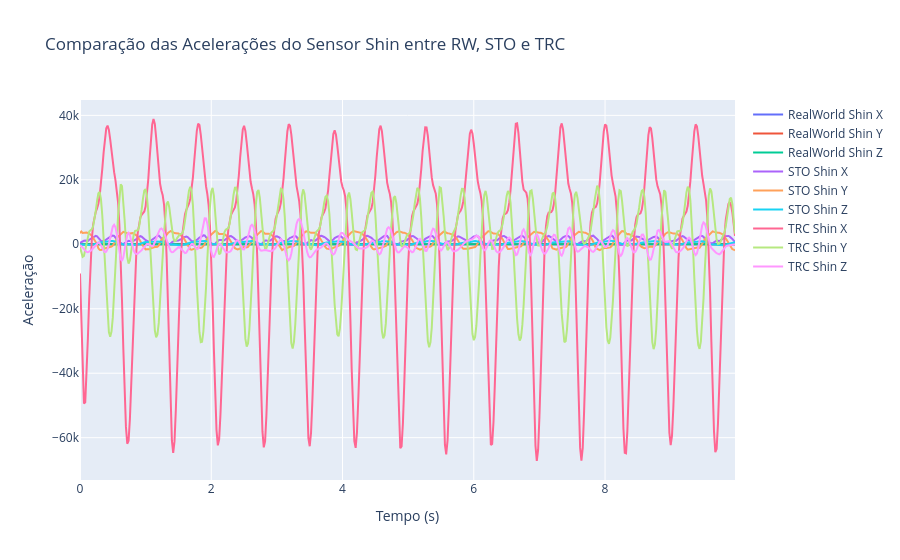

This figure's notebook cell:
### Code cell
# Agora vamos visualizar os dados do RealWorld, do arquivo .sto e do arquivo .trc para comparar as acelerações dos sensores
dom = 'shin'  # Podemos mudar para 'chest', 'forearm', 'head', 'thigh', 'shin', 'upperarm' ou 'waist' para comparar outros sensores
fig = go.Figure()
fig.add_trace(go.Scatter(x=df_RW['time'], y=df_RW[f'{dom}_X'], mode='lines', name=f'RealWorld {dom.capitalize()} X'))
fig.add_trace(go.Scatter(x=df_RW['time'], y=df_RW[f'{dom}_Y'], mode='lines', name=f'RealWorld {dom.capitalize()} Y'))
fig.add_trace(go.Scatter(x=df_RW['time'], y=df_RW[f'{dom}_Z'], mode='lines', name=f'RealWorld {dom.capitalize()} Z'))
fig.add_trace(go.Scatter(x=df_sto['time'], y=df_sto[f'{dom}_X'], mode='lines', name=f'STO {dom.capitalize()} X'))
fig.add_trace(go.Scatter(x=df_sto['time'], y=df_sto[f'{dom}_Y'], mode='lines', name=f'STO {dom.capitalize()} Y'))
fig.add_trace(go.Scatter(x=df_sto['time'], y=df_sto[f'{dom}_Z'], mode='lines', name=f'STO {dom.capitalize()} Z'))
fig.add_trace(go.Scatter(x=df_trc['time'], y=df_trc[f'{dom}_X'], mode='lines', name=f'TRC {dom.capitalize()} X'))
fig.add_trace(go.Scatter(x=df_trc['time'], y=df_trc[f'{dom}_Y'], mode='lines', name=f'TRC {dom.capitalize()} Y'))
fig.add_trace(go.Scatter(x=df_trc['time'], y=df_trc[f'{dom}_Z'], mode='lines', name=f'TRC {dom.capitalize()} Z'))
fig.update_layout(title=f'Comparação das Acelerações do Sensor {dom.capitalize()} entre RW, STO e TRC', xaxis_title='Tempo (s)', yaxis_title='Aceleração')
fig.show()

### Figure 1 — Plotly figure (JSON) as saved in the notebook; plotly's stock layout.template omitted (floating-point values rounded to 4 significant figures; data arrays with more than 128 entries replaced by an {"elided": "..."} marker saying what was removed)
{"data": [{"mode": "lines", "name": "RealWorld Shin X", "type": "scatter", "x": {"elided": "500 float values"}, "y": {"elided": "500 float values"}}, {"mode": "lines", "name": "RealWorld Shin Y", "type": "scatter", "x": {"elided": "500 float values"}, "y": {"elided": "500 float values"}}, {"mode": "lines", "name": "RealWorld Shin Z", "type": "scatter", "x": {"elided": "500 float values"}, "y": {"elided": "500 float values"}}, {"mode": "lines", "name": "STO Shin X", "type": "scatter", "x": {"elided": "500 float values"}, "y": {"elided": "500 float values"}}, {"mode": "lines", "name": "STO Shin Y", "type": "scatter", "x": {"elided": "500 float values"}, "y": {"elided": "500 float values"}}, {"mode": "lines", "name": "STO Shin Z", "type": "scatter", "x": {"elided": "500 float values"}, "y": {"elided": "500 float values"}}, {"mode": "lines", "name": "TRC Shin X", "type": "scatter", "x": {"elided": "500 float values"}, "y": {"elided": "500 float values"}}, {"mode": "lines", "name": "TRC Shin Y", "type": "scatter", "x": {"elided": "500 float values"}, "y": {"elided": "500 float values"}}, {"mode": "lines", "name": "TRC Shin Z", "type": "scatter", "x": {"elided": "500 float values"}, "y": {"elided": "500 float values"}}], "layout": {"title": {"text": "Comparação das Acelerações do Sensor Shin entre RW, STO e TRC"}, "xaxis": {"title": {"text": "Tempo (s)"}}, "yaxis": {"title": {"text": "Aceleração"}}}}
